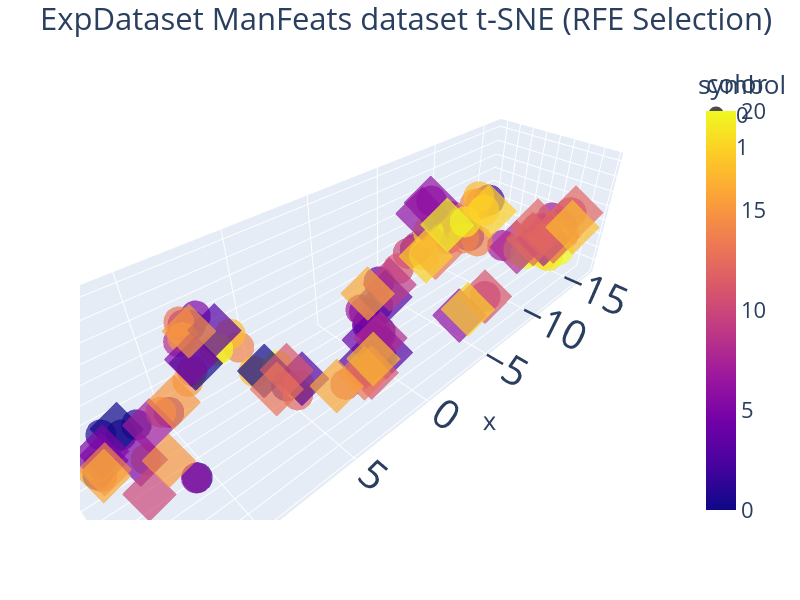
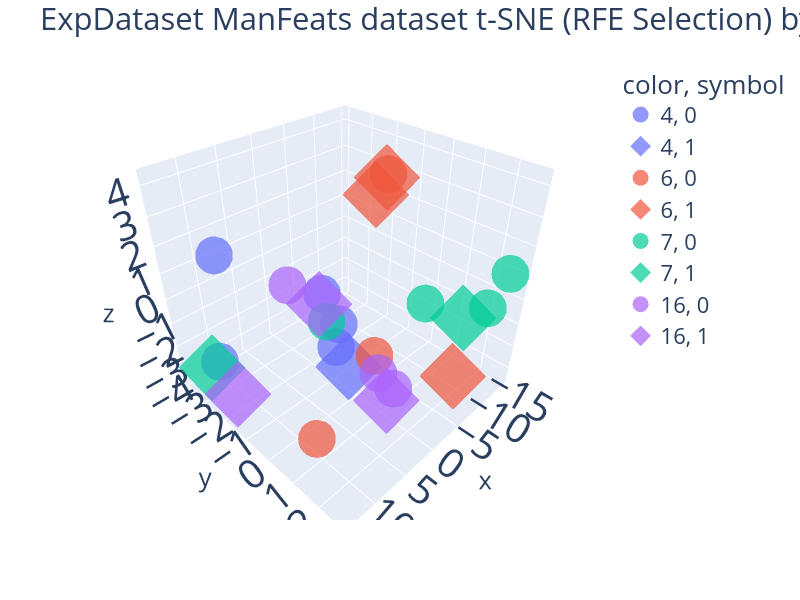

Notebook code for these charts, in order:
### Code cell
# t-SNE in ExpData with RFE
# Best N-comp=2, Perp=50 onwards (perp range(5, 100, 5))
# Best N-comp=3, Perp=15 or 80 (perp range(5, 100, 5)) learning_rate = 15.0
ed_Ncomp = 3
ed_Perp = 15
BY_CLASS = False
colors = ed_bclass_labels if BY_CLASS else ed_groups_list

ed_tsne = TSNE(n_components=ed_Ncomp, perplexity=ed_Perp, random_state=RAN_STATE, learning_rate=15.0)
ed_X_tsne = ed_tsne.fit_transform(ed_X_rfe)
display(ed_tsne.kl_divergence_)

#fig = px.scatter(x=ed_X_tsne[:,0], y=ed_X_tsne[:,1], color=ed_bclass_labels, width=800, height=600)
fig = px.scatter_3d(
    x=ed_X_tsne[:, 0],
    y=ed_X_tsne[:, 1],
    z=ed_X_tsne[:, 2],
    color=colors,
    symbol=ed_bclass_labels,
    opacity=0.7, width=800, height=600
)
fig.update_layout(
    title="ExpDataset ManFeats dataset t-SNE (RFE Selection)",
    font=dict(size=22),
)
fig.update_traces(
    marker=dict(size=18, opacity=0.7),
    selector=dict(mode="markers")
)
config["toImageButtonOptions"]["filename"] = "tSNE-ExpData-RFE-AllSubjects"
fig.show(config=config)

# Picking a small sample of subjects to show
n_subjects = 4
subjects_to_show = np.random.choice(range(len(ed_subject_to_group)), size=n_subjects)
print(subjects_to_show)
subject_mask = [n in subjects_to_show for n in ed_groups_list]
filtered_subjects_rows = [str(subject) for subject, flag in zip(ed_groups_list, subject_mask) if flag]
filtered_classes_rows = [str(label) for label, flag in zip(ed_bclass_labels.values, subject_mask) if flag]

fig_subj = px.scatter_3d(
    x=ed_X_tsne[:, 0][subject_mask],
    y=ed_X_tsne[:, 1][subject_mask],
    z=ed_X_tsne[:, 2][subject_mask],
    color=filtered_subjects_rows,
    symbol=filtered_classes_rows,
    opacity=0.7,
    width=800,
    height=600,
)
fig_subj.update_layout(
    title=f"ExpDataset ManFeats dataset t-SNE (RFE Selection) by {n_subjects} Subject",
    font=dict(size=22),
)
fig_subj.update_traces(
    marker=dict(size=22, opacity=0.7),
    selector=dict(mode="markers")
)
config["toImageButtonOptions"]["filename"] = "tSNE-ExpData-RFE-4Subjects"
fig_subj.show(config=config)

### Figure 1 — Plotly figure (JSON) as saved in the notebook; plotly's stock layout.template omitted (floating-point values rounded to 4 significant figures)
{"data": [{"hovertemplate": "symbol=0<br>x=%{x}<br>y=%{y}<br>z=%{z}<br>color=%{marker.color}<extra></extra>", "legendgroup": "0", "marker": {"color": [0, 0, 0, 1, 1, 1, 1, 1, 1, 2, 2, 2, 2, 2, 2, 3, 4, 4, 4, 4, 4, 5, 5, 6, 6, 6, 7, 7, 7, 7, 8, 8, 8, 8, 9, 9, 9, 9, 9, 10, 10, 10, 10, 10, 11, 11, 11, 12, 12, 13, 13, 13, 14, 14, 14, 14, 14, 15, 15, 15, 16, 16, 16, 17, 17, 17, 17, 18, 18, 18, 19, 19, 19, 19, 19, 19, 20, 20, 20, 20, 20], "coloraxis": "coloraxis", "opacity": 0.7, "size": 18, "symbol": "circle"}, "mode": "markers", "name": "0", "scene": "scene", "showlegend": true, "type": "scatter3d", "x": [13.72, 7.735, 13.9, 10.92, 12.8, 6.158, -0.06589, 11.24, 12.02, -8.372, -13.25, -13.36, -8.66, -1.279, -4.838, -1.162, 9.811, -1.609, 8.087, -2.704, -0.7165, 7.885, 1.802, 10.96, -4.406, 0.3362, -11.89, -11.24, -12.39, -0.6133, -11.52, -13.46, 8.469, -7.332, -5.792, 13.72, -7.413, -6.025, -5.612, -4.131, -12.52, -6.885, -7.189, -6.836, 1.641, 3.629, -3.624, -14.22, 6.061, 8.519, -14.87, 8.159, 7.486, -7.859, -9.417, 10.06, -8.41, 8.687, 8.531, 12.41, 8.293, 1.461, 6.163, -7.065, 7.312, -12.09, 7.217, -5.083, -8.526, -5.75, -14.6, -13.95, -15.95, 13.73, -15.06, -8.041, 6.305, -15.0, 7.963, -12.17, -13.44], "y": [-0.7098, -3.897, -0.4004, 1.046, -3.903, 1.002, -0.2796, -4.318, -4.116, 0.7802, 2.947, 1.892, -0.5162, -0.6078, -1.412, -1.775, -3.815, -1.163, -3.841, -2.164, -1.074, -2.692, 2.537, 1.037, -0.05081, 0.7066, 2.305, 0.3141, 2.697, -1.454, 2.322, 1.781, -3.863, -0.02415, 0.05861, -1.216, 0.9162, 2.816, -1.825, -1.297, 3.716, -0.7486, -0.748, -1.325, 1.435, 2.026, -1.542, 2.757, 1.662, -3.031, 2.067, -4.001, -0.05026, 0.2497, -0.4023, -4.177, -0.6957, -2.622, -3.891, 0.8012, -0.5314, 1.648, 2.037, 0.9678, -0.9732, 3.1, 0.3464, -0.7042, 0.4306, -1.478, 0.7192, 1.92, 1.477, -0.4951, 1.627, -0.4483, 0.7611, 2.293, -1.017, 0.9724, 0.8178], "z": [-0.7689, 0.8592, -0.8185, -2.476, -2.427, -0.6481, -1.399, -3.377, -3.271, 3.234, 0.6339, -0.5705, 0.3386, -2.853, 0.6135, -2.05, -3.239, -1.497, 1.113, -0.9284, -2.335, 2.154, -0.7194, -2.473, 4.255, -1.257, -0.1472, -1.081, 1.332, -1.418, 0.7909, -1.647, 0.345, 1.492, 2.867, -1.887, 3.405, -1.107, 0.3309, 0.7189, 2.006, 0.7537, 2.069, 1.028, -2.48, -1.618, -0.1768, -0.4876, -0.7988, 1.993, -1.305, -1.767, 1.758, 2.971, -0.2853, -3.326, 0.2154, 1.467, -2.127, -0.186, 1.837, -1.723, 0.104, 3.931, 1.812, 0.4235, 0.4913, 1.905, 2.419, -0.1703, -2.693, -2.179, -2.449, -0.5564, -2.932, 1.53, 0.4726, -2.17, 1.344, -1.511, -2.403]}, {"hovertemplate": "symbol=1<br>x=%{x}<br>y=%{y}<br>z=%{z}<br>color=%{marker.color}<extra></extra>", "legendgroup": "1", "marker": {"color": [0, 0, 0, 3, 3, 3, 3, 3, 4, 5, 5, 5, 5, 6, 6, 6, 7, 7, 8, 8, 9, 10, 11, 11, 11, 12, 12, 12, 12, 13, 13, 13, 14, 15, 15, 15, 16, 16, 16, 17, 17, 18, 18, 18, 20], "coloraxis": "coloraxis", "opacity": 0.7, "size": 18, "symbol": "diamond"}, "mode": "markers", "name": "1", "scene": "scene", "showlegend": true, "type": "scatter3d", "x": [7.956, 7.174, 12.11, 5.616, -0.9204, -2.542, 2.465, 7.925, -0.1754, 8.031, 12.57, 13.33, 13.1, -4.384, -4.045, -4.114, -14.76, 10.81, -12.55, -0.5485, -2.859, 12.71, 2.402, 6.455, -5.992, -13.4, -13.75, -13.15, -12.46, -7.015, 2.31, 6.942, 13.44, 9.425, 8.582, 11.78, 4.092, -1.685, 13.63, -12.7, 0.7577, -8.196, -4.693, -6.429, -6.383], "y": [-3.894, 1.105, -4.16, 1.446, 0.1391, -1.504, 2.123, -1.07, -0.4228, -4.123, 0.6999, -2.785, -3.319, -0.09598, 2.598, -0.387, 1.189, -3.967, 0.5475, 0.09215, -1.491, 0.6049, 2.489, 1.656, 2.802, 3.612, 0.9709, 2.61, 1.816, -1.685, 1.885, 1.477, -2.097, -4.023, -2.048, 1.155, 1.919, -2.058, -1.47, 3.892, 0.8872, 0.9991, 2.661, -1.931, -0.4638], "z": [-1.341, 0.9944, -2.833, -0.2867, -3.683, -1.563, -0.9134, 2.323, -2.691, -1.204, -0.1384, -2.697, -2.765, 4.138, -1.47, 3.511, -1.701, -3.479, -1.651, -2.464, -0.8694, -2.226, -1.391, 0.9332, -1.11, 1.655, -1.362, -0.2845, 0.4429, -0.648, -1.906, 0.051, -2.538, -2.983, 2.09, -0.5232, -1.482, -1.185, -2.192, 1.048, -2.615, 2.677, -1.361, -0.7654, 1.962]}], "layout": {"coloraxis": {"colorbar": {"title": {"text": "color"}}, "colorscale": [[0, "#0d0887"], [0.1111, "#46039f"], [0.2222, "#7201a8"], [0.3333, "#9c179e"], [0.4444, "#bd3786"], [0.5556, "#d8576b"], [0.6667, "#ed7953"], [0.7778, "#fb9f3a"], [0.8889, "#fdca26"], [1, "#f0f921"]]}, "font": {"size": 22}, "height": 600, "legend": {"title": {"text": "symbol"}, "tracegroupgap": 0}, "margin": {"t": 60}, "scene": {"domain": {"x": [0, 1], "y": [0, 1]}, "xaxis": {"title": {"text": "x"}}, "yaxis": {"title": {"text": "y"}}, "zaxis": {"title": {"text": "z"}}}, "title": {"text": "ExpDataset ManFeats dataset t-SNE (RFE Selection)"}, "width": 800}}

### Figure 2 — Plotly figure (JSON) as saved in the notebook; plotly's stock layout.template omitted (floating-point values rounded to 4 significant figures)
{"data": [{"hovertemplate": "color=4<br>symbol=0<br>x=%{x}<br>y=%{y}<br>z=%{z}<extra></extra>", "legendgroup": "4, 0", "marker": {"color": "#636efa", "opacity": 0.7, "size": 22, "symbol": "circle"}, "mode": "markers", "name": "4, 0", "scene": "scene", "showlegend": true, "type": "scatter3d", "x": [9.811, -1.609, 8.087, -2.704, -0.7165], "y": [-3.815, -1.163, -3.841, -2.164, -1.074], "z": [-3.239, -1.497, 1.113, -0.9284, -2.335]}, {"hovertemplate": "color=4<br>symbol=1<br>x=%{x}<br>y=%{y}<br>z=%{z}<extra></extra>", "legendgroup": "4, 1", "marker": {"color": "#636efa", "opacity": 0.7, "size": 22, "symbol": "diamond"}, "mode": "markers", "name": "4, 1", "scene": "scene", "showlegend": true, "type": "scatter3d", "x": [-0.1754], "y": [-0.4228], "z": [-2.691]}, {"hovertemplate": "color=6<br>symbol=0<br>x=%{x}<br>y=%{y}<br>z=%{z}<extra></extra>", "legendgroup": "6, 0", "marker": {"color": "#EF553B", "opacity": 0.7, "size": 22, "symbol": "circle"}, "mode": "markers", "name": "6, 0", "scene": "scene", "showlegend": true, "type": "scatter3d", "x": [10.96, -4.406, 0.3362], "y": [1.037, -0.05081, 0.7066], "z": [-2.473, 4.255, -1.257]}, {"hovertemplate": "color=6<br>symbol=1<br>x=%{x}<br>y=%{y}<br>z=%{z}<extra></extra>", "legendgroup": "6, 1", "marker": {"color": "#EF553B", "opacity": 0.7, "size": 22, "symbol": "diamond"}, "mode": "markers", "name": "6, 1", "scene": "scene", "showlegend": true, "type": "scatter3d", "x": [-4.384, -4.045, -4.114], "y": [-0.09598, 2.598, -0.387], "z": [4.138, -1.47, 3.511]}, {"hovertemplate": "color=7<br>symbol=0<br>x=%{x}<br>y=%{y}<br>z=%{z}<extra></extra>", "legendgroup": "7, 0", "marker": {"color": "#00cc96", "opacity": 0.7, "size": 22, "symbol": "circle"}, "mode": "markers", "name": "7, 0", "scene": "scene", "showlegend": true, "type": "scatter3d", "x": [-11.89, -11.24, -12.39, -0.6133], "y": [2.305, 0.3141, 2.697, -1.454], "z": [-0.1472, -1.081, 1.332, -1.418]}, {"hovertemplate": "color=7<br>symbol=1<br>x=%{x}<br>y=%{y}<br>z=%{z}<extra></extra>", "legendgroup": "7, 1", "marker": {"color": "#00cc96", "opacity": 0.7, "size": 22, "symbol": "diamond"}, "mode": "markers", "name": "7, 1", "scene": "scene", "showlegend": true, "type": "scatter3d", "x": [-14.76, 10.81], "y": [1.189, -3.967], "z": [-1.701, -3.479]}, {"hovertemplate": "color=16<br>symbol=0<br>x=%{x}<br>y=%{y}<br>z=%{z}<extra></extra>", "legendgroup": "16, 0", "marker": {"color": "#ab63fa", "opacity": 0.7, "size": 22, "symbol": "circle"}, "mode": "markers", "name": "16, 0", "scene": "scene", "showlegend": true, "type": "scatter3d", "x": [8.293, 1.461, 6.163], "y": [-0.5314, 1.648, 2.037], "z": [1.837, -1.723, 0.104]}, {"hovertemplate": "color=16<br>symbol=1<br>x=%{x}<br>y=%{y}<br>z=%{z}<extra></extra>", "legendgroup": "16, 1", "marker": {"color": "#ab63fa", "opacity": 0.7, "size": 22, "symbol": "diamond"}, "mode": "markers", "name": "16, 1", "scene": "scene", "showlegend": true, "type": "scatter3d", "x": [4.092, -1.685, 13.63], "y": [1.919, -2.058, -1.47], "z": [-1.482, -1.185, -2.192]}], "layout": {"font": {"size": 22}, "height": 600, "legend": {"title": {"text": "color, symbol"}, "tracegroupgap": 0}, "margin": {"t": 60}, "scene": {"domain": {"x": [0, 1], "y": [0, 1]}, "xaxis": {"title": {"text": "x"}}, "yaxis": {"title": {"text": "y"}}, "zaxis": {"title": {"text": "z"}}}, "title": {"text": "ExpDataset ManFeats dataset t-SNE (RFE Selection) by 4 Subject"}, "width": 800}}
